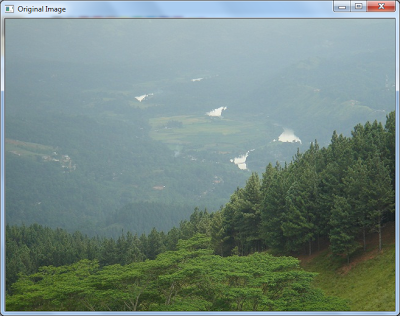
//> input picture sample.png, 400 x 316 px
$ ./edge_detection_22 sample.png   (built with g++ and OpenCV 4)
//> lines starting //> are read from the running program, lines starting //| are printed output that depends on the picture
#include <opencv2/imgproc/imgproc.hpp>
#include <opencv2/highgui/highgui.hpp>
#include <iostream>

using namespace cv;

/// Global variables

Mat src, src_gray;
Mat dst, detected_edges;

int edgeThresh = 1;
int lowThreshold;
int const max_lowThreshold = 150;
int ratio = 3;
int kernel_size = 3;
string window_name = "Edge Map";

/**
 * @function CannyThreshold
 * @brief Trackbar callback - Canny thresholds input with a ratio 1:3
 */
void CannyThreshold(int, void*)
{
  /// Reduce noise with a kernel 3x3
  blur( src_gray, detected_edges, Size(3,3) );

  /// Canny detector
  Canny( detected_edges, detected_edges, lowThreshold, lowThreshold*ratio, kernel_size );

  /// Using Canny's output as a mask, we display our result
  dst = Scalar::all(0);

  src.copyTo( dst, detected_edges);
  imshow( window_name, detected_edges );
 }


/** @function main */
int main( int argc, char** argv )
{
  /// Load an image
  src = imread( argv[1] );
//> src is the input picture: 316 rows x 400 cols, CV_8UC3; mean B, G, R 130.4, 136.3, 116.9

  if( !src.data )
  { return -1; }

  /// Create a matrix of the same type and size as src (for dst)
  dst.create( src.size(), src.type() );

  /// Convert the image to grayscale
  cvtColor( src, src_gray, CV_BGR2GRAY );
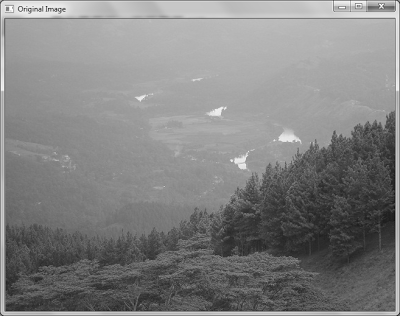
//> src_gray: 316 rows x 400 cols, CV_8UC1; min 15, max 255, mean 129.9

  /// Create a window
  namedWindow( window_name, CV_WINDOW_AUTOSIZE );

  /// Create a Trackbar for user to enter threshold
  createTrackbar( "Min Threshold:", window_name, &lowThreshold, max_lowThreshold, CannyThreshold );

  /// Show the image
  CannyThreshold(0, 0);
//> in CannyThreshold, `blur( src_gray, detected_edges, Size(3,3) );`:
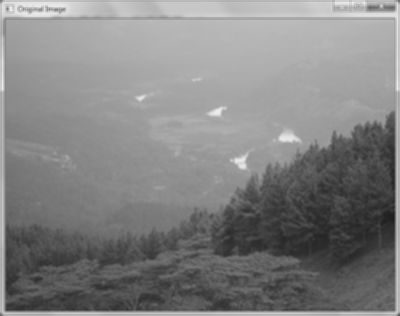
//> detected_edges: 316 rows x 400 cols, CV_8UC1; min 27, max 245, mean 130.1
//> in CannyThreshold, `Canny( detected_edges, detected_edges, lowThreshold, lowThreshold*rati..`:
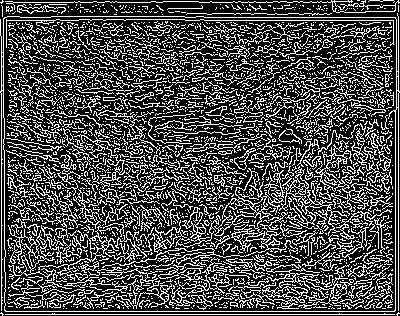
//> detected_edges: 316 rows x 400 cols, CV_8UC1; 29.6% white in thin lines or dots
//> in CannyThreshold, `src.copyTo( dst, detected_edges);`:
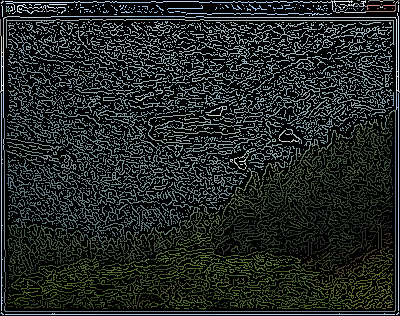
//> dst: 316 rows x 400 cols, CV_8UC3; mean B, G, R 37.7, 39.7, 34

  /// Wait until user exit program by pressing a key
  waitKey(0);

  return 0;
  }
